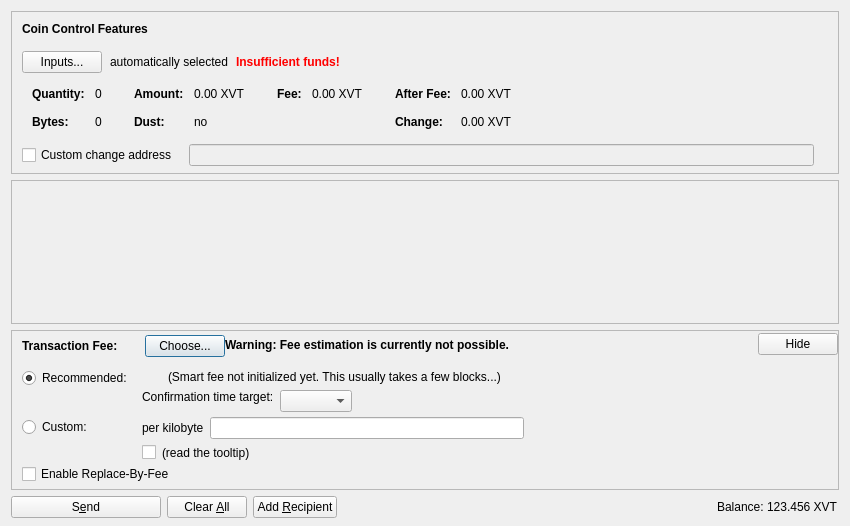
<?xml version="1.0" encoding="UTF-8"?>
<ui version="4.0">
 <class>SendCoinsDialog</class>
 <widget class="QDialog" name="SendCoinsDialog">
  <property name="geometry">
   <rect>
    <x>0</x>
    <y>0</y>
    <width>850</width>
    <height>526</height>
   </rect>
  </property>
  <property name="windowTitle">
   <string>Send Coins</string>
  </property>
  <layout class="QVBoxLayout" name="verticalLayout" stretch="0,1,0,0">
   <property name="bottomMargin">
    <number>8</number>
   </property>
   <item>
    <widget class="QFrame" name="frameCoinControl">
     <property name="sizePolicy">
      <sizepolicy hsizetype="Expanding" vsizetype="Expanding">
       <horstretch>0</horstretch>
       <verstretch>0</verstretch>
      </sizepolicy>
     </property>
     <property name="maximumSize">
      <size>
       <width>16777215</width>
       <height>16777215</height>
      </size>
     </property>
     <property name="frameShape">
      <enum>QFrame::StyledPanel</enum>
     </property>
     <property name="frameShadow">
      <enum>QFrame::Sunken</enum>
     </property>
     <layout class="QVBoxLayout" name="verticalLayoutCoinControl2">
      <property name="spacing">
       <number>0</number>
      </property>
      <property name="leftMargin">
       <number>0</number>
      </property>
      <property name="topMargin">
       <number>0</number>
      </property>
      <property name="rightMargin">
       <number>0</number>
      </property>
      <property name="bottomMargin">
       <number>6</number>
      </property>
      <item>
       <layout class="QVBoxLayout" name="verticalLayoutCoinControl" stretch="0,0,0,0,1">
        <property name="spacing">
         <number>0</number>
        </property>
        <property name="leftMargin">
         <number>10</number>
        </property>
        <property name="topMargin">
         <number>10</number>
        </property>
        <item>
         <layout class="QHBoxLayout" name="horizontalLayoutCoinControl1">
          <property name="bottomMargin">
           <number>15</number>
          </property>
          <item>
           <widget class="QLabel" name="labelCoinControlFeatures">
            <property name="sizePolicy">
             <sizepolicy hsizetype="Preferred" vsizetype="Maximum">
              <horstretch>0</horstretch>
              <verstretch>0</verstretch>
             </sizepolicy>
            </property>
            <property name="font">
             <font>
              <weight>75</weight>
              <bold>true</bold>
             </font>
            </property>
            <property name="styleSheet">
             <string notr="true">font-weight:bold;</string>
            </property>
            <property name="text">
             <string>Coin Control Features</string>
            </property>
           </widget>
          </item>
         </layout>
        </item>
        <item>
         <layout class="QHBoxLayout" name="horizontalLayoutCoinControl2" stretch="0,0,0,0">
          <property name="spacing">
           <number>8</number>
          </property>
          <property name="bottomMargin">
           <number>10</number>
          </property>
          <item>
           <widget class="QPushButton" name="pushButtonCoinControl">
            <property name="styleSheet">
             <string notr="true"/>
            </property>
            <property name="text">
             <string>Inputs...</string>
            </property>
            <property name="autoDefault">
             <bool>false</bool>
            </property>
           </widget>
          </item>
          <item>
           <widget class="QLabel" name="labelCoinControlAutomaticallySelected">
            <property name="text">
             <string>automatically selected</string>
            </property>
            <property name="margin">
             <number>5</number>
            </property>
           </widget>
          </item>
          <item>
           <widget class="QLabel" name="labelCoinControlInsuffFunds">
            <property name="font">
             <font>
              <weight>75</weight>
              <bold>true</bold>
             </font>
            </property>
            <property name="styleSheet">
             <string notr="true">color:red;font-weight:bold;</string>
            </property>
            <property name="text">
             <string>Insufficient funds!</string>
            </property>
            <property name="margin">
             <number>5</number>
            </property>
           </widget>
          </item>
          <item>
           <spacer name="horizontalSpacerCoinControl">
            <property name="orientation">
             <enum>Qt::Horizontal</enum>
            </property>
            <property name="sizeHint" stdset="0">
             <size>
              <width>40</width>
              <height>1</height>
             </size>
            </property>
           </spacer>
          </item>
         </layout>
        </item>
        <item>
         <widget class="QWidget" name="widgetCoinControl" native="true">
          <property name="sizePolicy">
           <sizepolicy hsizetype="Preferred" vsizetype="Preferred">
            <horstretch>0</horstretch>
            <verstretch>0</verstretch>
           </sizepolicy>
          </property>
          <property name="minimumSize">
           <size>
            <width>0</width>
            <height>0</height>
           </size>
          </property>
          <property name="styleSheet">
           <string notr="true"/>
          </property>
          <layout class="QHBoxLayout" name="horizontalLayoutCoinControl5">
           <property name="leftMargin">
            <number>0</number>
           </property>
           <property name="topMargin">
            <number>0</number>
           </property>
           <property name="rightMargin">
            <number>0</number>
           </property>
           <property name="bottomMargin">
            <number>0</number>
           </property>
           <item>
            <layout class="QHBoxLayout" name="horizontalLayoutCoinControl3" stretch="0,0,0,1">
             <property name="spacing">
              <number>20</number>
             </property>
             <property name="topMargin">
              <number>0</number>
             </property>
             <property name="bottomMargin">
              <number>10</number>
             </property>
             <item>
              <layout class="QFormLayout" name="formLayoutCoinControl1">
               <property name="horizontalSpacing">
                <number>10</number>
               </property>
               <property name="verticalSpacing">
                <number>14</number>
               </property>
               <property name="leftMargin">
                <number>10</number>
               </property>
               <property name="topMargin">
                <number>4</number>
               </property>
               <property name="rightMargin">
                <number>6</number>
               </property>
               <item row="0" column="0">
                <widget class="QLabel" name="labelCoinControlQuantityText">
                 <property name="font">
                  <font>
                   <weight>75</weight>
                   <bold>true</bold>
                  </font>
                 </property>
                 <property name="text">
                  <string>Quantity:</string>
                 </property>
                 <property name="margin">
                  <number>0</number>
                 </property>
                </widget>
               </item>
               <item row="0" column="1">
                <widget class="QLabel" name="labelCoinControlQuantity">
                 <property name="cursor">
                  <cursorShape>IBeamCursor</cursorShape>
                 </property>
                 <property name="contextMenuPolicy">
                  <enum>Qt::ActionsContextMenu</enum>
                 </property>
                 <property name="text">
                  <string notr="true">0</string>
                 </property>
                 <property name="margin">
                  <number>0</number>
                 </property>
                 <property name="textInteractionFlags">
                  <set>Qt::LinksAccessibleByMouse|Qt::TextSelectableByKeyboard|Qt::TextSelectableByMouse</set>
                 </property>
                </widget>
               </item>
               <item row="1" column="0">
                <widget class="QLabel" name="labelCoinControlBytesText">
                 <property name="font">
                  <font>
                   <weight>75</weight>
                   <bold>true</bold>
                  </font>
                 </property>
                 <property name="text">
                  <string>Bytes:</string>
                 </property>
                </widget>
               </item>
               <item row="1" column="1">
                <widget class="QLabel" name="labelCoinControlBytes">
                 <property name="cursor">
                  <cursorShape>IBeamCursor</cursorShape>
                 </property>
                 <property name="contextMenuPolicy">
                  <enum>Qt::ActionsContextMenu</enum>
                 </property>
                 <property name="text">
                  <string notr="true">0</string>
                 </property>
                 <property name="textInteractionFlags">
                  <set>Qt::LinksAccessibleByMouse|Qt::TextSelectableByKeyboard|Qt::TextSelectableByMouse</set>
                 </property>
                </widget>
               </item>
              </layout>
             </item>
             <item>
              <layout class="QFormLayout" name="formLayoutCoinControl2">
               <property name="horizontalSpacing">
                <number>10</number>
               </property>
               <property name="verticalSpacing">
                <number>14</number>
               </property>
               <property name="leftMargin">
                <number>6</number>
               </property>
               <property name="topMargin">
                <number>4</number>
               </property>
               <property name="rightMargin">
                <number>6</number>
               </property>
               <item row="0" column="0">
                <widget class="QLabel" name="labelCoinControlAmountText">
                 <property name="font">
                  <font>
                   <weight>75</weight>
                   <bold>true</bold>
                  </font>
                 </property>
                 <property name="text">
                  <string>Amount:</string>
                 </property>
                 <property name="margin">
                  <number>0</number>
                 </property>
                </widget>
               </item>
               <item row="0" column="1">
                <widget class="QLabel" name="labelCoinControlAmount">
                 <property name="cursor">
                  <cursorShape>IBeamCursor</cursorShape>
                 </property>
                 <property name="contextMenuPolicy">
                  <enum>Qt::ActionsContextMenu</enum>
                 </property>
                 <property name="text">
                  <string notr="true">0.00 XVT</string>
                 </property>
                 <property name="textInteractionFlags">
                  <set>Qt::LinksAccessibleByMouse|Qt::TextSelectableByKeyboard|Qt::TextSelectableByMouse</set>
                 </property>
                </widget>
               </item>
               <item row="1" column="0">
                <widget class="QLabel" name="labelCoinControlLowOutputText">
                 <property name="font">
                  <font>
                   <weight>75</weight>
                   <bold>true</bold>
                  </font>
                 </property>
                 <property name="text">
                  <string>Dust:</string>
                 </property>
                </widget>
               </item>
               <item row="1" column="1">
                <widget class="QLabel" name="labelCoinControlLowOutput">
                 <property name="cursor">
                  <cursorShape>IBeamCursor</cursorShape>
                 </property>
                 <property name="contextMenuPolicy">
                  <enum>Qt::ActionsContextMenu</enum>
                 </property>
                 <property name="text">
                  <string notr="true">no</string>
                 </property>
                 <property name="textInteractionFlags">
                  <set>Qt::LinksAccessibleByMouse|Qt::TextSelectableByKeyboard|Qt::TextSelectableByMouse</set>
                 </property>
                </widget>
               </item>
              </layout>
             </item>
             <item>
              <layout class="QFormLayout" name="formLayoutCoinControl3">
               <property name="horizontalSpacing">
                <number>10</number>
               </property>
               <property name="verticalSpacing">
                <number>14</number>
               </property>
               <property name="leftMargin">
                <number>6</number>
               </property>
               <property name="topMargin">
                <number>4</number>
               </property>
               <property name="rightMargin">
                <number>6</number>
               </property>
               <item row="0" column="0">
                <widget class="QLabel" name="labelCoinControlFeeText">
                 <property name="font">
                  <font>
                   <weight>75</weight>
                   <bold>true</bold>
                  </font>
                 </property>
                 <property name="text">
                  <string>Fee:</string>
                 </property>
                 <property name="margin">
                  <number>0</number>
                 </property>
                </widget>
               </item>
               <item row="0" column="1">
                <widget class="QLabel" name="labelCoinControlFee">
                 <property name="cursor">
                  <cursorShape>IBeamCursor</cursorShape>
                 </property>
                 <property name="contextMenuPolicy">
                  <enum>Qt::ActionsContextMenu</enum>
                 </property>
                 <property name="text">
                  <string notr="true">0.00 XVT</string>
                 </property>
                 <property name="textInteractionFlags">
                  <set>Qt::LinksAccessibleByMouse|Qt::TextSelectableByKeyboard|Qt::TextSelectableByMouse</set>
                 </property>
                </widget>
               </item>
              </layout>
             </item>
             <item>
              <layout class="QFormLayout" name="formLayoutCoinControl4">
               <property name="horizontalSpacing">
                <number>10</number>
               </property>
               <property name="verticalSpacing">
                <number>14</number>
               </property>
               <property name="leftMargin">
                <number>6</number>
               </property>
               <property name="topMargin">
                <number>4</number>
               </property>
               <property name="rightMargin">
                <number>6</number>
               </property>
               <item row="0" column="0">
                <widget class="QLabel" name="labelCoinControlAfterFeeText">
                 <property name="font">
                  <font>
                   <weight>75</weight>
                   <bold>true</bold>
                  </font>
                 </property>
                 <property name="text">
                  <string>After Fee:</string>
                 </property>
                 <property name="margin">
                  <number>0</number>
                 </property>
                </widget>
               </item>
               <item row="0" column="1">
                <widget class="QLabel" name="labelCoinControlAfterFee">
                 <property name="cursor">
                  <cursorShape>IBeamCursor</cursorShape>
                 </property>
                 <property name="contextMenuPolicy">
                  <enum>Qt::ActionsContextMenu</enum>
                 </property>
                 <property name="text">
                  <string notr="true">0.00 XVT</string>
                 </property>
                 <property name="textInteractionFlags">
                  <set>Qt::LinksAccessibleByMouse|Qt::TextSelectableByKeyboard|Qt::TextSelectableByMouse</set>
                 </property>
                </widget>
               </item>
               <item row="1" column="0">
                <widget class="QLabel" name="labelCoinControlChangeText">
                 <property name="font">
                  <font>
                   <weight>75</weight>
                   <bold>true</bold>
                  </font>
                 </property>
                 <property name="text">
                  <string>Change:</string>
                 </property>
                </widget>
               </item>
               <item row="1" column="1">
                <widget class="QLabel" name="labelCoinControlChange">
                 <property name="cursor">
                  <cursorShape>IBeamCursor</cursorShape>
                 </property>
                 <property name="contextMenuPolicy">
                  <enum>Qt::ActionsContextMenu</enum>
                 </property>
                 <property name="text">
                  <string notr="true">0.00 XVT</string>
                 </property>
                 <property name="textInteractionFlags">
                  <set>Qt::LinksAccessibleByMouse|Qt::TextSelectableByKeyboard|Qt::TextSelectableByMouse</set>
                 </property>
                </widget>
               </item>
              </layout>
             </item>
            </layout>
           </item>
          </layout>
         </widget>
        </item>
        <item>
         <layout class="QHBoxLayout" name="horizontalLayoutCoinControl4" stretch="0,0,0">
          <property name="spacing">
           <number>12</number>
          </property>
          <property name="sizeConstraint">
           <enum>QLayout::SetDefaultConstraint</enum>
          </property>
          <property name="topMargin">
           <number>5</number>
          </property>
          <property name="rightMargin">
           <number>5</number>
          </property>
          <item>
           <widget class="QCheckBox" name="checkBoxCoinControlChange">
            <property name="toolTip">
             <string>If this is activated, but the change address is empty or invalid, change will be sent to a newly generated address.</string>
            </property>
            <property name="text">
             <string>Custom change address</string>
            </property>
           </widget>
          </item>
          <item>
           <widget class="QValidatedLineEdit" name="lineEditCoinControlChange">
            <property name="enabled">
             <bool>false</bool>
            </property>
            <property name="sizePolicy">
             <sizepolicy hsizetype="Expanding" vsizetype="Fixed">
              <horstretch>0</horstretch>
              <verstretch>0</verstretch>
             </sizepolicy>
            </property>
           </widget>
          </item>
          <item>
           <widget class="QLabel" name="labelCoinControlChangeLabel">
            <property name="sizePolicy">
             <sizepolicy hsizetype="Preferred" vsizetype="Expanding">
              <horstretch>0</horstretch>
              <verstretch>0</verstretch>
             </sizepolicy>
            </property>
            <property name="minimumSize">
             <size>
              <width>0</width>
              <height>0</height>
             </size>
            </property>
            <property name="text">
             <string/>
            </property>
            <property name="margin">
             <number>3</number>
            </property>
           </widget>
          </item>
         </layout>
        </item>
        <item>
         <spacer name="verticalSpacerCoinControl">
          <property name="orientation">
           <enum>Qt::Vertical</enum>
          </property>
          <property name="sizeHint" stdset="0">
           <size>
            <width>800</width>
            <height>1</height>
           </size>
          </property>
         </spacer>
        </item>
       </layout>
      </item>
     </layout>
    </widget>
   </item>
   <item>
    <widget class="QScrollArea" name="scrollArea">
     <property name="widgetResizable">
      <bool>true</bool>
     </property>
     <widget class="QWidget" name="scrollAreaWidgetContents">
      <property name="geometry">
       <rect>
        <x>0</x>
        <y>0</y>
        <width>830</width>
        <height>104</height>
       </rect>
      </property>
      <layout class="QVBoxLayout" name="verticalLayout_2" stretch="0,1">
       <property name="leftMargin">
        <number>0</number>
       </property>
       <property name="topMargin">
        <number>0</number>
       </property>
       <property name="rightMargin">
        <number>0</number>
       </property>
       <property name="bottomMargin">
        <number>0</number>
       </property>
       <item>
        <layout class="QVBoxLayout" name="entries">
         <property name="spacing">
          <number>6</number>
         </property>
        </layout>
       </item>
       <item>
        <spacer name="verticalSpacer">
         <property name="orientation">
          <enum>Qt::Vertical</enum>
         </property>
         <property name="sizeHint" stdset="0">
          <size>
           <width>20</width>
           <height>40</height>
          </size>
         </property>
        </spacer>
       </item>
      </layout>
     </widget>
    </widget>
   </item>
   <item>
    <widget class="QFrame" name="frameFee">
     <property name="sizePolicy">
      <sizepolicy hsizetype="Expanding" vsizetype="Expanding">
       <horstretch>0</horstretch>
       <verstretch>0</verstretch>
      </sizepolicy>
     </property>
     <property name="maximumSize">
      <size>
       <width>16777215</width>
       <height>16777215</height>
      </size>
     </property>
     <property name="frameShape">
      <enum>QFrame::StyledPanel</enum>
     </property>
     <property name="frameShadow">
      <enum>QFrame::Sunken</enum>
     </property>
     <layout class="QVBoxLayout" name="verticalLayoutFee1">
      <property name="spacing">
       <number>0</number>
      </property>
      <property name="leftMargin">
       <number>0</number>
      </property>
      <property name="topMargin">
       <number>0</number>
      </property>
      <property name="rightMargin">
       <number>0</number>
      </property>
      <property name="bottomMargin">
       <number>0</number>
      </property>
      <item>
       <layout class="QVBoxLayout" name="verticalLayoutFee2" stretch="0,0,0">
        <property name="spacing">
         <number>0</number>
        </property>
        <property name="leftMargin">
         <number>10</number>
        </property>
        <property name="topMargin">
         <number>0</number>
        </property>
        <item>
         <layout class="QHBoxLayout" name="horizontalLayoutFee1">
          <property name="bottomMargin">
           <number>0</number>
          </property>
          <item>
           <layout class="QVBoxLayout" name="verticalLayoutFee7">
            <property name="spacing">
             <number>0</number>
            </property>
            <item>
             <spacer name="verticalSpacerSmartFee">
              <property name="orientation">
               <enum>Qt::Vertical</enum>
              </property>
              <property name="sizeType">
               <enum>QSizePolicy::Fixed</enum>
              </property>
              <property name="sizeHint" stdset="0">
               <size>
                <width>1</width>
                <height>4</height>
               </size>
              </property>
             </spacer>
            </item>
            <item>
             <layout class="QHBoxLayout" name="horizontalLayoutSmartFee">
              <property name="spacing">
               <number>10</number>
              </property>
              <item>
               <widget class="QLabel" name="labelFeeHeadline">
                <property name="sizePolicy">
                 <sizepolicy hsizetype="Preferred" vsizetype="Maximum">
                  <horstretch>0</horstretch>
                  <verstretch>0</verstretch>
                 </sizepolicy>
                </property>
                <property name="font">
                 <font>
                  <weight>75</weight>
                  <bold>true</bold>
                 </font>
                </property>
                <property name="styleSheet">
                 <string notr="true">font-weight:bold;</string>
                </property>
                <property name="text">
                 <string>Transaction Fee:</string>
                </property>
               </widget>
              </item>
              <item>
               <widget class="QLabel" name="labelFeeMinimized">
                <property name="text">
                 <string/>
                </property>
               </widget>
              </item>
              <item>
               <widget class="QPushButton" name="buttonChooseFee">
                <property name="text">
                 <string>Choose...</string>
                </property>
               </widget>
              </item>
             </layout>
            </item>
            <item>
             <spacer name="verticalSpacer_5">
              <property name="orientation">
               <enum>Qt::Vertical</enum>
              </property>
              <property name="sizeHint" stdset="0">
               <size>
                <width>1</width>
                <height>1</height>
               </size>
              </property>
             </spacer>
            </item>
           </layout>
          </item>
          <item>
           <widget class="QLabel" name="fallbackFeeWarningLabel">
            <property name="toolTip">
             <string>Using the fallbackfee can result in sending a transaction that will take several hours or days (or never) to confirm. Consider choosing your fee manually or wait until you have validated the complete chain.</string>
            </property>
            <property name="font">
            <font>
                <weight>75</weight>
                <bold>true</bold>
            </font>
            </property>
            <property name="text">
             <string>Warning: Fee estimation is currently not possible.</string>
            </property>
            <property name="wordWrap">
             <bool>false</bool>
            </property>
           </widget>
          </item>
          <item>
           <spacer name="horizontalSpacer_4">
            <property name="orientation">
             <enum>Qt::Horizontal</enum>
            </property>
            <property name="sizeType">
             <enum>QSizePolicy::MinimumExpanding</enum>
            </property>
            <property name="sizeHint" stdset="0">
             <size>
              <width>40</width>
              <height>20</height>
             </size>
            </property>
           </spacer>
          </item>
          <item>
           <widget class="QPushButton" name="buttonMinimizeFee">
            <property name="toolTip">
             <string>collapse fee-settings</string>
            </property>
            <property name="text">
             <string>Hide</string>
            </property>
           </widget>
          </item>
         </layout>
        </item>
        <item>
         <widget class="QFrame" name="frameFeeSelection">
          <layout class="QVBoxLayout" name="verticalLayoutFee12">
           <property name="spacing">
            <number>0</number>
           </property>
           <property name="leftMargin">
            <number>0</number>
           </property>
           <property name="topMargin">
            <number>0</number>
           </property>
           <property name="rightMargin">
            <number>0</number>
           </property>
           <property name="bottomMargin">
            <number>0</number>
           </property>
           <item>
            <layout class="QGridLayout" name="gridLayoutFee">
             <property name="topMargin">
              <number>10</number>
             </property>
             <property name="bottomMargin">
              <number>4</number>
             </property>
             <property name="horizontalSpacing">
              <number>10</number>
             </property>
             <property name="verticalSpacing">
              <number>4</number>
             </property>
             <item row="1" column="1">
              <layout class="QVBoxLayout" name="verticalLayoutFee8">
               <property name="spacing">
                <number>6</number>
               </property>
               <item>
                <layout class="QHBoxLayout" name="horizontalLayoutFee13">
                 <item>
                  <widget class="QLabel" name="labelCustomPerKilobyte">
                   <property name="toolTip">
                    <string>Specify a custom fee per kB (1,000 bytes) of the transaction's virtual size.

Note:  Since the fee is calculated on a per-byte basis, a fee of "100 satoshis per kB" for a transaction size of 500 bytes (half of 1 kB) would ultimately yield a fee of only 50 satoshis.</string>
                   </property>
                   <property name="text">
                    <string>per kilobyte</string>
                   </property>
                  </widget>
                 </item>
                 <item>
                  <widget class="VoltaAmountField" name="customFee"/>
                 </item>
                 <item>
                  <spacer name="horizontalSpacer_6">
                   <property name="orientation">
                    <enum>Qt::Horizontal</enum>
                   </property>
                   <property name="sizeHint" stdset="0">
                    <size>
                     <width>1</width>
                     <height>1</height>
                    </size>
                   </property>
                  </spacer>
                 </item>
                </layout>
               </item>
               <item>
                <layout class="QHBoxLayout" name="horizontalLayoutFee8">
                 <item>
                  <widget class="QCheckBox" name="checkBoxMinimumFee">
                   <property name="toolTip">
                    <string>Paying only the minimum fee is just fine as long as there is less transaction volume than space in the blocks. But be aware that this can end up in a never confirming transaction once there is more demand for Volta transactions than the network can process.</string>
                   </property>
                   <property name="text">
                    <string/>
                   </property>
                  </widget>
                 </item>
                 <item>
                  <widget class="QLabel" name="labelMinFeeWarning">
                   <property name="enabled">
                    <bool>true</bool>
                   </property>
                   <property name="toolTip">
                    <string>Paying only the minimum fee is just fine as long as there is less transaction volume than space in the blocks. But be aware that this can end up in a never confirming transaction once there is more demand for Volta transactions than the network can process.</string>
                   </property>
                   <property name="text">
                    <string>(read the tooltip)</string>
                   </property>
                   <property name="margin">
                    <number>5</number>
                   </property>
                  </widget>
                 </item>
                 <item>
                  <spacer name="horizontalSpacer_2">
                   <property name="orientation">
                    <enum>Qt::Horizontal</enum>
                   </property>
                   <property name="sizeHint" stdset="0">
                    <size>
                     <width>1</width>
                     <height>1</height>
                    </size>
                   </property>
                  </spacer>
                 </item>
                </layout>
               </item>
              </layout>
             </item>
             <item row="0" column="0">
              <layout class="QVBoxLayout" name="verticalLayoutFee4" stretch="0,1">
               <item>
                <widget class="QRadioButton" name="radioSmartFee">
                 <property name="text">
                  <string>Recommended:</string>
                 </property>
                 <property name="checked">
                  <bool>true</bool>
                 </property>
                 <attribute name="buttonGroup">
                  <string notr="true">groupFee</string>
                 </attribute>
                </widget>
               </item>
               <item>
                <spacer name="verticalSpacer_2">
                 <property name="orientation">
                  <enum>Qt::Vertical</enum>
                 </property>
                 <property name="sizeHint" stdset="0">
                  <size>
                   <width>1</width>
                   <height>1</height>
                  </size>
                 </property>
                </spacer>
               </item>
              </layout>
             </item>
             <item row="1" column="0">
              <layout class="QVBoxLayout" name="verticalLayoutFee9" stretch="0,1">
               <item>
                <widget class="QRadioButton" name="radioCustomFee">
                 <property name="text">
                  <string>Custom:</string>
                 </property>
                 <attribute name="buttonGroup">
                  <string notr="true">groupFee</string>
                 </attribute>
                </widget>
               </item>
               <item>
                <spacer name="verticalSpacer_6">
                 <property name="orientation">
                  <enum>Qt::Vertical</enum>
                 </property>
                 <property name="sizeHint" stdset="0">
                  <size>
                   <width>1</width>
                   <height>1</height>
                  </size>
                 </property>
                </spacer>
               </item>
              </layout>
             </item>
             <item row="0" column="1">
              <layout class="QVBoxLayout" name="verticalLayoutFee3" stretch="0,0,1">
               <property name="spacing">
                <number>6</number>
               </property>
               <property name="topMargin">
                <number>2</number>
               </property>
               <item>
                <layout class="QHBoxLayout" name="horizontalLayoutFee12">
                 <item>
                  <widget class="QLabel" name="labelSmartFee">
                   <property name="text">
                    <string/>
                   </property>
                   <property name="margin">
                    <number>2</number>
                   </property>
                  </widget>
                 </item>
                 <item>
                  <widget class="QLabel" name="labelFeeEstimation">
                   <property name="text">
                    <string/>
                   </property>
                  </widget>
                 </item>
                 <item>
                  <widget class="QLabel" name="labelSmartFee2">
                   <property name="text">
                    <string>(Smart fee not initialized yet. This usually takes a few blocks...)</string>
                   </property>
                   <property name="margin">
                    <number>2</number>
                   </property>
                  </widget>
                 </item>
                 <item>
                  <spacer name="horizontalSpacer_5">
                   <property name="orientation">
                    <enum>Qt::Horizontal</enum>
                   </property>
                   <property name="sizeHint" stdset="0">
                    <size>
                     <width>1</width>
                     <height>1</height>
                    </size>
                   </property>
                  </spacer>
                 </item>
                </layout>
               </item>
               <item>
                <layout class="QHBoxLayout" name="horizontalLayoutFee9">
                 <item>
                  <layout class="QVBoxLayout" name="verticalLayoutFee6">
                   <item>
                    <widget class="QLabel" name="labelSmartFee3">
                     <property name="text">
                      <string>Confirmation time target:</string>
                     </property>
                     <property name="margin">
                      <number>2</number>
                     </property>
                    </widget>
                   </item>
                   <item>
                    <spacer name="verticalSpacer_3">
                     <property name="orientation">
                      <enum>Qt::Vertical</enum>
                     </property>
                     <property name="sizeHint" stdset="0">
                      <size>
                       <width>1</width>
                       <height>1</height>
                      </size>
                     </property>
                    </spacer>
                   </item>
                  </layout>
                 </item>
                 <item>
                  <layout class="QVBoxLayout" name="verticalLayoutFee5">
                   <property name="rightMargin">
                    <number>30</number>
                   </property>
                   <item>
                    <layout class="QHBoxLayout" name="horizontalLayoutConfTarget">
                     <property name="bottomMargin">
                      <number>0</number>
                     </property>
                     <item>
                      <widget class="QComboBox" name="confTargetSelector"/>
                     </item>
                     <item>
                      <spacer name="horizontalSpacerConfTarget">
                       <property name="orientation">
                        <enum>Qt::Horizontal</enum>
                       </property>
                       <property name="sizeHint" stdset="0">
                        <size>
                         <width>40</width>
                         <height>20</height>
                        </size>
                       </property>
                      </spacer>
                     </item>
                    </layout>
                   </item>
                  </layout>
                 </item>
                </layout>
               </item>
               <item>
                <spacer name="verticalSpacer_4">
                 <property name="orientation">
                  <enum>Qt::Vertical</enum>
                 </property>
                 <property name="sizeHint" stdset="0">
                  <size>
                   <width>1</width>
                   <height>1</height>
                  </size>
                 </property>
                </spacer>
               </item>
              </layout>
             </item>
            </layout>
           </item>
           <item>
            <widget class="QCheckBox" name="optInRBF">
             <property name="text">
              <string>Enable Replace-By-Fee</string>
             </property>
             <property name="toolTip">
              <string>With Replace-By-Fee (BIP-125) you can increase a transaction's fee after it is sent. Without this, a higher fee may be recommended to compensate for increased transaction delay risk.</string>
             </property>
            </widget>
           </item>
          </layout>
         </widget>
        </item>
        <item>
         <spacer name="verticalSpacerFee">
          <property name="orientation">
           <enum>Qt::Vertical</enum>
          </property>
          <property name="sizeHint" stdset="0">
           <size>
            <width>40</width>
            <height>5</height>
           </size>
          </property>
         </spacer>
        </item>
       </layout>
      </item>
     </layout>
    </widget>
   </item>
   <item>
    <layout class="QHBoxLayout" name="horizontalLayout">
     <item>
      <widget class="QPushButton" name="sendButton">
       <property name="minimumSize">
        <size>
         <width>150</width>
         <height>0</height>
        </size>
       </property>
       <property name="toolTip">
        <string>Confirm the send action</string>
       </property>
       <property name="text">
        <string>S&amp;end</string>
       </property>
       <property name="icon">
        <iconset resource="../volta.qrc">
         <normaloff>:/icons/send</normaloff>:/icons/send</iconset>
       </property>
       <property name="autoDefault">
        <bool>false</bool>
       </property>
       <property name="default">
        <bool>false</bool>
       </property>
      </widget>
     </item>
     <item>
      <widget class="QPushButton" name="clearButton">
       <property name="sizePolicy">
        <sizepolicy hsizetype="Minimum" vsizetype="Fixed">
         <horstretch>0</horstretch>
         <verstretch>0</verstretch>
        </sizepolicy>
       </property>
       <property name="toolTip">
        <string>Clear all fields of the form.</string>
       </property>
       <property name="text">
        <string>Clear &amp;All</string>
       </property>
       <property name="icon">
        <iconset resource="../volta.qrc">
         <normaloff>:/icons/remove</normaloff>:/icons/remove</iconset>
       </property>
       <property name="autoDefault">
        <bool>false</bool>
       </property>
      </widget>
     </item>
     <item>
      <widget class="QPushButton" name="addButton">
       <property name="toolTip">
        <string>Send to multiple recipients at once</string>
       </property>
       <property name="text">
        <string>Add &amp;Recipient</string>
       </property>
       <property name="icon">
        <iconset resource="../volta.qrc">
         <normaloff>:/icons/add</normaloff>:/icons/add</iconset>
       </property>
       <property name="autoDefault">
        <bool>false</bool>
       </property>
      </widget>
     </item>
     <item>
      <spacer name="horizontalSpacer">
       <property name="orientation">
        <enum>Qt::Horizontal</enum>
       </property>
       <property name="sizeHint" stdset="0">
        <size>
         <width>40</width>
         <height>20</height>
        </size>
       </property>
      </spacer>
     </item>
     <item>
      <layout class="QHBoxLayout" name="horizontalLayout_2">
       <property name="spacing">
        <number>3</number>
       </property>
       <item>
        <widget class="QLabel" name="label">
         <property name="sizePolicy">
          <sizepolicy hsizetype="Preferred" vsizetype="Fixed">
           <horstretch>0</horstretch>
           <verstretch>0</verstretch>
          </sizepolicy>
         </property>
         <property name="text">
          <string>Balance:</string>
         </property>
        </widget>
       </item>
       <item>
        <widget class="QLabel" name="labelBalance">
         <property name="sizePolicy">
          <sizepolicy hsizetype="Preferred" vsizetype="Fixed">
           <horstretch>0</horstretch>
           <verstretch>0</verstretch>
          </sizepolicy>
         </property>
         <property name="cursor">
          <cursorShape>IBeamCursor</cursorShape>
         </property>
         <property name="text">
          <string notr="true">123.456 XVT</string>
         </property>
         <property name="textInteractionFlags">
          <set>Qt::LinksAccessibleByMouse|Qt::TextSelectableByKeyboard|Qt::TextSelectableByMouse</set>
         </property>
        </widget>
       </item>
      </layout>
     </item>
    </layout>
   </item>
  </layout>
 </widget>
 <customwidgets>
  <customwidget>
   <class>QValidatedLineEdit</class>
   <extends>QLineEdit</extends>
   <header>qt/qvalidatedlineedit.h</header>
  </customwidget>
  <customwidget>
   <class>VoltaAmountField</class>
   <extends>QLineEdit</extends>
   <header>qt/voltaamountfield.h</header>
   <container>1</container>
  </customwidget>
 </customwidgets>
 <resources>
  <include location="../volta.qrc"/>
 </resources>
 <connections/>
 <buttongroups>
  <buttongroup name="groupFee"/>
 </buttongroups>
</ui>
